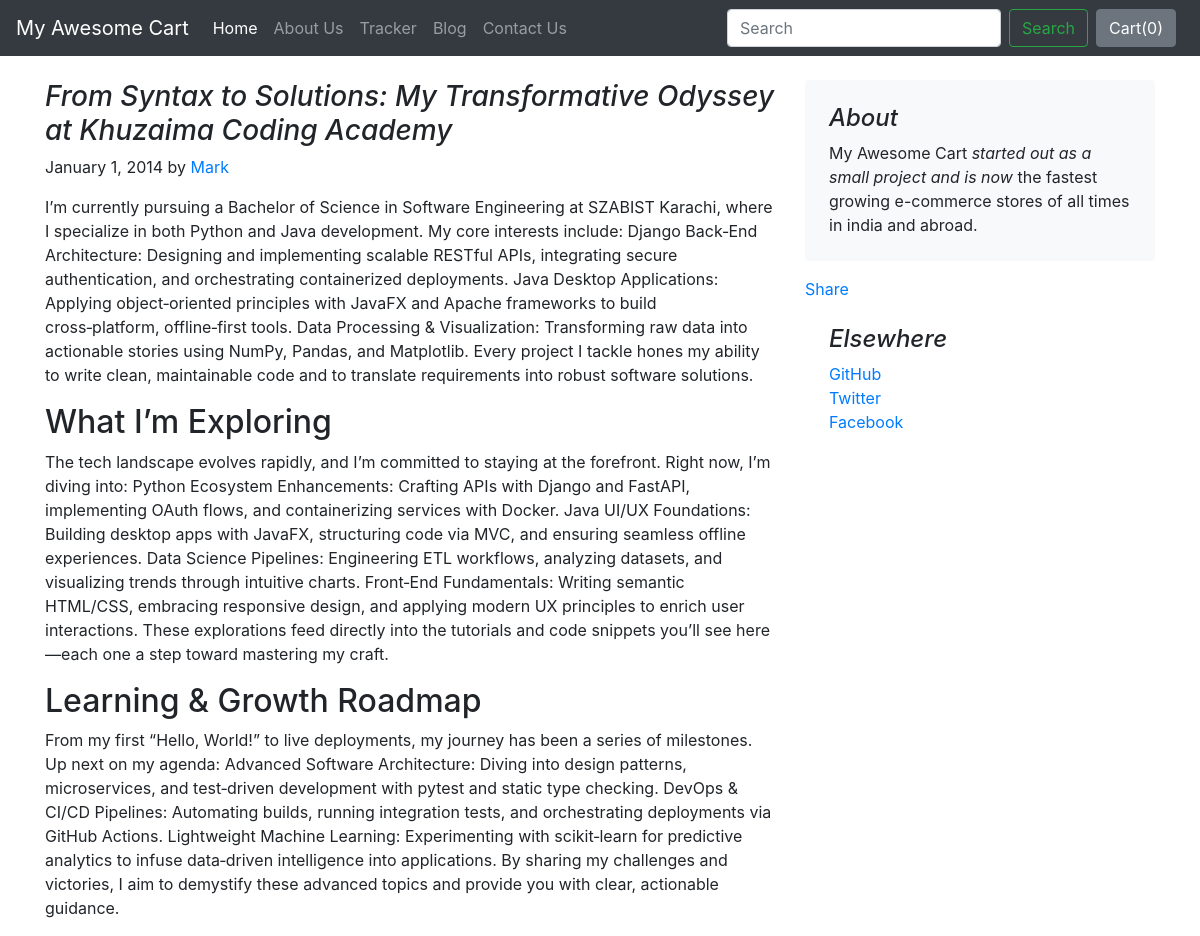
The app's page /blog/blogpost/2 with its own data.
### blog/models.py (models this page shows)
class Blogposts(models.Model):
    post_id = models.AutoField(primary_key = True)
    title = models.CharField(max_length = 100)
    head0 = models.CharField(max_length = 5000)
    chead0 = models.CharField(max_length = 5000)
    head1 = models.CharField(max_length = 100)
    chead1 = models.CharField(max_length = 5000)
    head2 = models.CharField(max_length = 100)
    chead2 = models.CharField(max_length = 5000)
    pub_date = models.DateField()
    thumbnail = models.ImageField(upload_to = 'shop/images', default = '')

### blog/views.py (the view)
# urls.py: path("blogpost/<int:id>", views.blogpost, name="Blogpost"),
def blogpost(request, id):
    post = Blogposts.objects.filter(post_id = id)[0]
    return render(request, 'blog/blogpost.html', {'post': post})

### blog/templates/blog/blogpost.html (shortened to what this page needs)
{% extends 'blog/basic.html' %}
{% block body %}
<div class="container">
    <div class="row mt-4">
        <div class="col-md-8 blog-main">
            <h3 class="font-italic">
                {{post.title}}
            </h3>
            <div class="blog-post">
                <p class="blog-post-meta">January 1, 2014 by <a href="#">Mark</a></p>
                <p>{{post.chead0}}</p>
                <h2>{{post.head1}}</h2>
                <p>{{post.chead1}}</p>
                <h2>{{post.head2}}</h2>
                <p>{{post.chead2}}</p>
            </div>
        </div>
        <aside class="col-md-4 blog-sidebar">
            <div class="p-4 mb-3 bg-light rounded">
                <h4 class="font-italic">About</h4>
                <p class="mb-0">My Awesome Cart <em>started out as a small project and is now</em> the fastest growing e-commerce stores of all times in india and abroad.</p>
            </div>
            <div class="fb-share-button" data-href="http://127.0.0.1:8000/blog/blogpost/{{post.post_id}}" data-layout="" data-size=""><a target="_blank" href="https://www.facebook.com/sharer/sharer.php?u=http%3A%2F%2F127.0.0.1%3A8000%2Fblog%2Fblogpost%2F1&amp;src=sdkpreparse" class="fb-xfbml-parse-ignore">Share</a></div>
            <div class="p-4">
                <h4 class="font-italic">Elsewhere</h4>
                <ol class="list-unstyled">
                    <li><a href="#">GitHub</a></li>
                    <li><a href="#">Twitter</a></li>
                    <li><a href="#">Facebook</a></li>
                </ol>
            </div>
        </aside>
    </div>
</div>
{% endblock %}

### records on screen
Blogposts: title "From Syntax to Solutions: My Transformative Odyssey at Khuzaima Coding Academy", chead0 "I’m currently pursuing a Bachelor of Science in Software Engineering at SZABIST Karachi, where I specialize in both Python and Java development. My core interests include: Django Back‑End Architecture: Designing and implementing scalable RESTful APIs, integrating secure authentication, and orchestrating containerized deployments. Java Desktop Applications: Applying object‑oriented principles with JavaFX and Apache frameworks to build cross‑platform, offline‑first tools. Data Processing & Visualization: Transforming raw data into actionable stories using NumPy, Pandas, and Matplotlib. Every project I tackle hones my ability to write clean, maintainable code and to translate requirements into…", head1 "What I’m Exploring", chead1 "The tech landscape evolves rapidly, and I’m committed to staying at the forefront. Right now, I’m diving into: Python Ecosystem Enhancements: Crafting APIs with Django and FastAPI, implementing OAuth flows, and containerizing services with Docker. Java UI/UX Foundations: Building desktop apps with JavaFX, structuring code via MVC, and ensuring seamless offline experiences. Data Science Pipelines: Engineering ETL workflows, analyzing datasets, and visualizing trends through intuitive charts. Front‑End Fundamentals: Writing semantic HTML/CSS, embracing responsive design, and applying modern UX principles to enrich user interactions. These explorations feed directly into the tutorials and code…", head2 "Learning & Growth Roadmap", chead2 "From my first “Hello, World!” to live deployments, my journey has been a series of milestones. Up next on my agenda: Advanced Software Architecture: Diving into design patterns, microservices, and test‑driven development with pytest and static type checking. DevOps & CI/CD Pipelines: Automating builds, running integration tests, and orchestrating deployments via GitHub Actions. Lightweight Machine Learning: Experimenting with scikit‑learn for predictive analytics to infuse data‑driven intelligence into applications. By sharing my challenges and victories, I aim to demystify these advanced topics and provide you with clear, actionable guidance."
